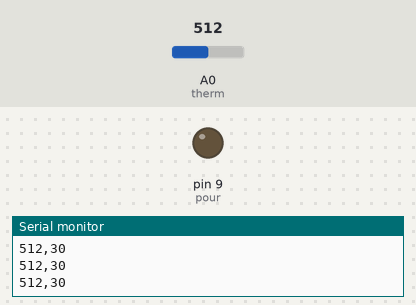
Recording of a sketch running on a simulated Arduino Uno, built with avr-gcc and run on an emulated ATmega328P. Parts: output pins drawn as LEDs (lit = HIGH), the last lines printed to the serial monitor. The inputs (shaded band) are chosen by the test bench; at power-on: A0 (therm) = 512. Pins used as bus, display or sensor lines are not drawn.

Above: at 1.2 s.
1.3 s: A0 (therm) set to 908
2.8 s: A0 (therm) set to 924
At 3.3 s:
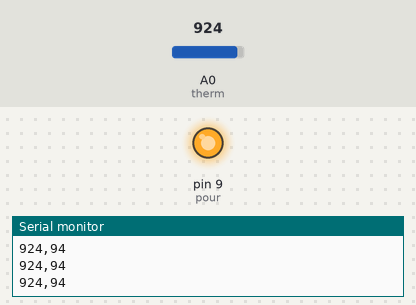
4.3 s: A0 (therm) set to 729
7.3 s: A0 (therm) set to 695
At 8.0 s:
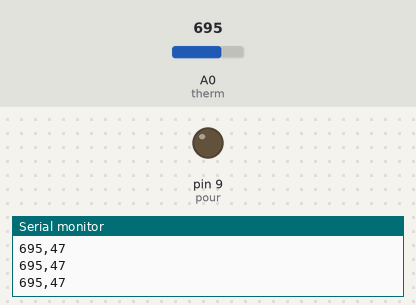
8.8 s: A0 (therm) set to 1023
At 9.1 s:
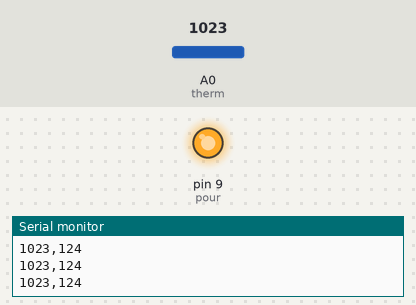
Timing chart, 0 to 11.3 s (numbered marks = the images above; inputs shaded):
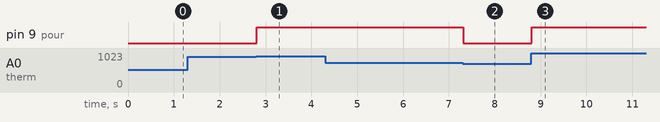

The sketch:

temp_control.ino
```cpp
/*This file does 3 things:

1. reads temperature of water and converts it
2. turns coil on and off according to temperature
3. sends a signal to the solenoid based on temperature (HIGH or LOW)

*/

int power = 8; //Pin connecting to relay that controls power to heating coil
int therm = A0; //Pin connected to thermistor
int pour = 9; // talks to the solenoid valve on another arduino
long val; // stores temperature voltage
long temp; // stores converted temperature

int min_temp = 90;
int max_temp = 92;
int off_state_temp = 50;
int on_state_temp = 92;

void setup() {
  // put your setup code here, to run once:
  pinMode(power, OUTPUT);
  pinMode(pour, OUTPUT);
  Serial.begin(9600);
  digitalWrite(pour,LOW); // send low signal
}

void loop() {
  // put your main code here, to run repeatedly:
  /*TESTING BASIC OUTPUT
  digitalWrite(pour,HIGH);
  delay(500);
  digitalWrite(pour,LOW);
  delay(500);*/

  convert_temp(); // reads current temp from thermistor and converts to celcius
  coil_control(); // turns coil on and off according to temp reading
  send_state(); // sends state to another arduino which controls solenoid valve8
}

void convert_temp() {
  val = analogRead(therm); //Raw voltage diff across thermistor
  temp = 0.00027*pow(val,2) - 0.23*val + 77;  //Calibration curve from volt to temp
  Serial.print(val);
  Serial.print(',');
  Serial.println(temp);
}

void coil_control() {
// If water temp is above 92 degrees, turn coil off,
// If water temp is below 90 degrees, turn coil on
// Accounts for momentum to reach 95 degrees

  if (temp >= max_temp) {
    digitalWrite(power,LOW);
    }
  if (temp <= min_temp) {
    digitalWrite(power,HIGH);
    }
  }

void send_state() {
  // send a high signal out to solenoid if temperature is above 90, low signal if below 80
  if (temp > on_state_temp) {
    digitalWrite(pour,HIGH);
//    Serial.println("pouring now");
  }
  else if (temp < off_state_temp) {
    digitalWrite(pour,LOW);
//    Serial.println("heating");
  }
}
```

Measured:
- the behaviour switches between 916 and 917 on A0 (therm) (found by bisection; images 0 and 1)
- the behaviour switches between 712 and 711 on A0 (therm) (found by bisection; images 1 and 2)
- after the input at 2.8 s, pin 9 (pour): LOW → HIGH at once
- after the input at 7.3 s, pin 9 (pour): HIGH → LOW at once
- after the input at 8.8 s, pin 9 (pour): LOW → HIGH at once
